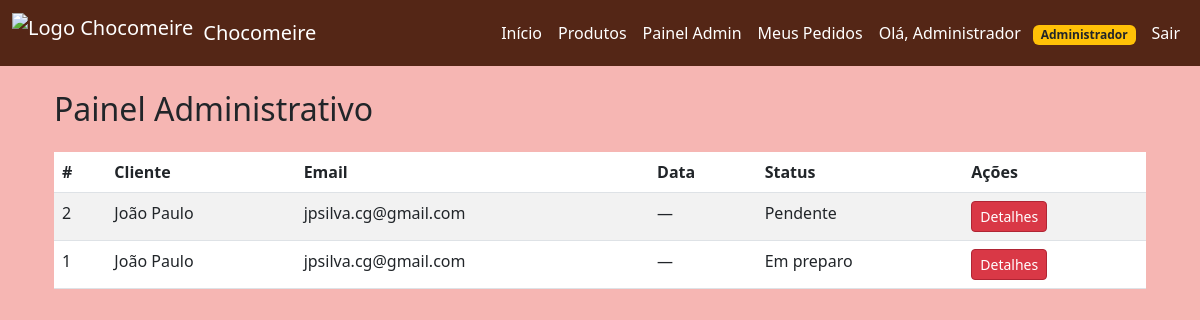
Page /admin (signed in) on the earlier database version.
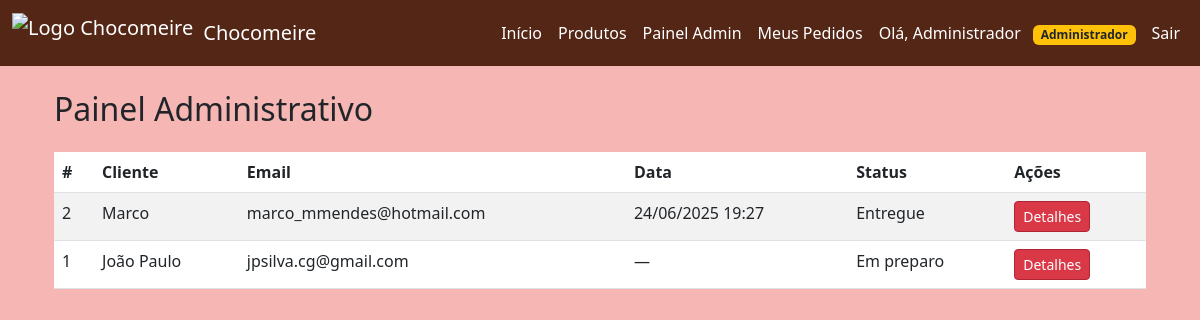
Same page on the later database version.
### models/pedido.py (models this page shows, shortened)
class Pedido(db.Model):
    id = db.Column(db.Integer, primary_key=True)
    cliente_id = db.Column(db.Integer, db.ForeignKey('cliente.id'), nullable=False)
    cliente = db.relationship('Cliente', backref='pedidos')  # ✅ relacionamento com cliente
    status = db.Column(db.String(50), default="Pendente")
    data_criacao = db.Column(db.DateTime, default=datetime.utcnow)  # ✅ campo de data
    itens = db.relationship('ItemPedido', backref='pedido', lazy=True, cascade="all, delete-orphan")

### models/cliente.py (models this page shows, shortened)
class Cliente(db.Model):
    id = db.Column(db.Integer, primary_key=True)
    nome = db.Column(db.String(100), nullable=False)
    email = db.Column(db.String(100), unique=True, nullable=False)

### app.py (the view)
@app.route('/admin')
def admin_dashboard():
    if not is_admin():
        flash("Acesso restrito ao administrador!", "error")
        return redirect(url_for('home'))
    pedidos = Pedido.query.order_by(Pedido.id.desc()).all()
    return render_template("admin.html", usuario=get_usuario_logado(), pedidos=pedidos)

### app.py (called while the page is built)
def get_usuario_logado():
    if 'usuario_id' in session:
        return db.session.get(User, session['usuario_id'])
    return None

def is_admin():
    usuario = get_usuario_logado()
    return usuario and getattr(usuario, "is_admin", False)

### templates/admin.html
{% extends 'base.html' %}
{% block content %}
<div class="container mt-4">
  <h2>Painel Administrativo</h2>
  {% if pedidos %}
  <table class="table table-striped mt-4">
    <thead>
      <tr>
        <th>#</th>
        <th>Cliente</th>
        <th>Email</th>
        <th>Data</th>
        <th>Status</th>
        <th>Ações</th>
      </tr>
    </thead>
    <tbody>
      {% for pedido in pedidos %}
      <tr>
        <td>{{ pedido.id }}</td>
        <td>{{ pedido.cliente.nome }}</td>
        <td>{{ pedido.cliente.email }}</td>
        <td>{{ pedido.data_criacao.strftime('%d/%m/%Y %H:%M') if pedido.data_criacao else '—' }}</td>
        <td>{{ pedido.status if pedido.status else 'Pendente' }}</td>
        <td>
          <a href="{{ url_for('admin_detalhes_pedido', pedido_id=pedido.id) }}" class="btn btn-sm btn-primary">Detalhes</a>
        </td>
      </tr>
      {% endfor %}
    </tbody>
  </table>
  {% else %}
  <p>Nenhum pedido registrado até o momento.</p>
  {% endif %}
</div>
{% endblock %}

Differences in the rows shown:
changed Pedido id 2: cliente.nome "João Paulo" → "Marco"; cliente.email "jpsilva.cg@gmail.com" → "marco_mmendes@hotmail.com"; data_criacao "—" → "24/06/2025 19:27"; status "Pendente" → "Entregue"
